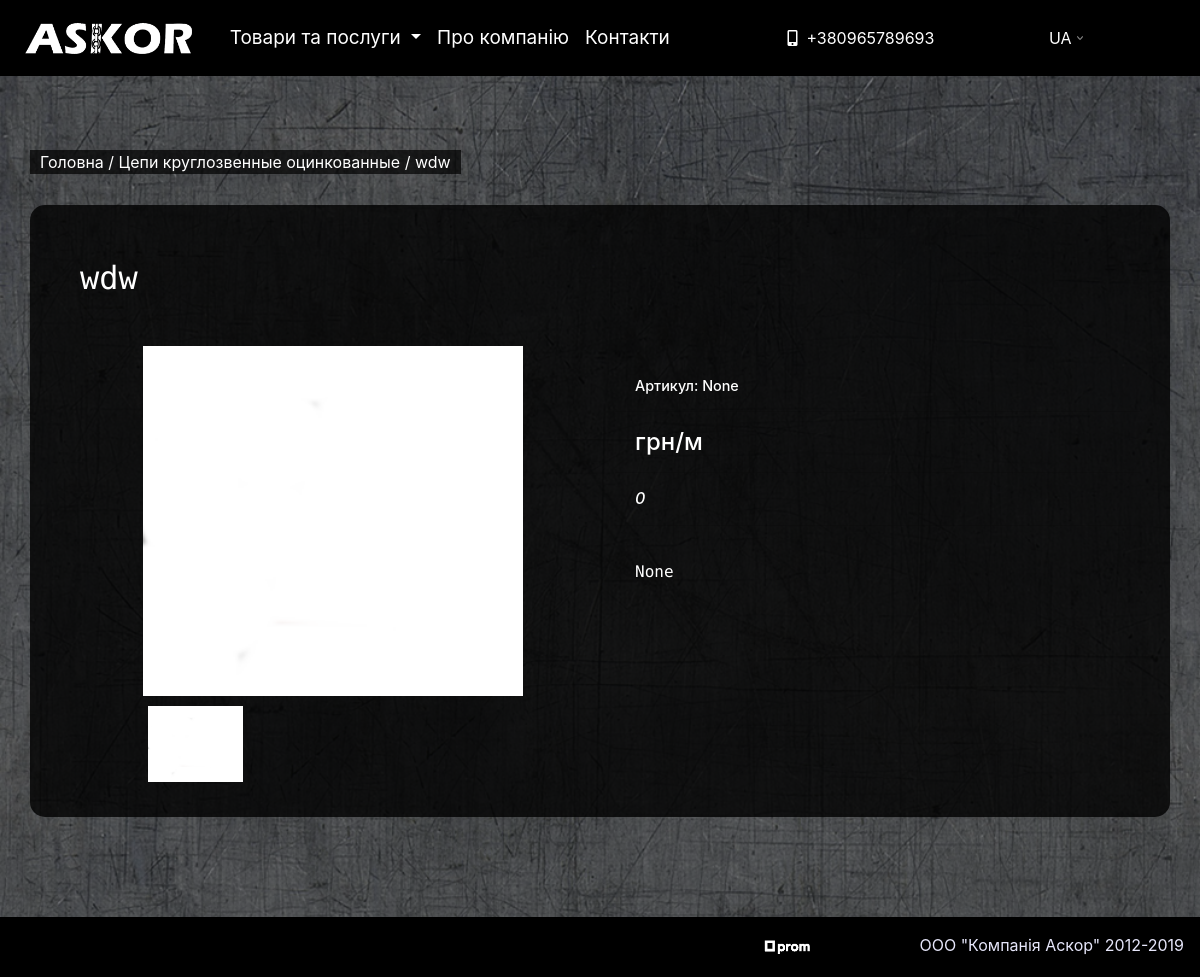
/uk/category9/product14/, run on the app's committed database.
### askor/models.py (models this page shows, shortened)
class ProductCategory(models.Model):
    name = models.CharField(max_length=64, blank=True, null=True, default=None)
    image = models.ImageField(upload_to='categories_images/')
    is_table = models.BooleanField(default=False)
    is_active = models.BooleanField(default=True)
    standart = models.CharField(max_length=50, blank=True, null=True, default=None)
    material = models.CharField(max_length=50, blank=True, null=True, default=None)
    coating = models.CharField(max_length=50, blank=True, null=True, default=None)
    application_area = models.CharField(max_length=50, blank=True, null=True, default=None)
    diameter = models.CharField(max_length=50, blank=True, null=True, default=None)
    class Meta:
         verbose_name= "Категория товара"
         verbose_name_plural = "Категории товаров"

class Product(models.Model):
    product_name = models.CharField(max_length=130, blank=True, null=True, default=None)
    articul = models.CharField(max_length=20,blank=True, null=True, default=None)
    price = models.DecimalField(max_length=10, blank=True, null=True, max_digits=10, decimal_places=2, default=0.00)
    in_stock = models.CharField(max_length=50, blank=True, null=True, default=0)
    add_info = models.CharField(max_length=50, blank=True, null=True, default=0)
    discount = models.IntegerField(default=0)
    category = models.ForeignKey(ProductCategory, on_delete=models.CASCADE)
    description = models.TextField(blank=True, null=True, default=None)
    keywords = models.TextField(blank=True, null=True, default=None)
    is_active = models.BooleanField(default=True)
    created = models.DateTimeField(auto_now_add=True, auto_now=False)
    updated = models.DateTimeField(auto_now_add=False, auto_now=True)
    clicks = models.IntegerField(default=0, null=True)
    class Meta:
         verbose_name= "Товар"
         verbose_name_plural = "Товары"

class ProductImage(models.Model):
    product = models.ForeignKey(Product, on_delete=models.CASCADE, blank=True, null=True, default=None)
    image = models.ImageField(upload_to='products_images/')
    is_active = models.BooleanField(default=True)
    is_main = models.BooleanField(default=False)
    created = models.DateTimeField(auto_now_add=True, auto_now=False)
    updated = models.DateTimeField(auto_now_add=False, auto_now=True)
    class Meta:
         verbose_name= "Фотография"
         verbose_name_plural = "Фотографии"

### askor/views.py (the view)
# urls.py: url(r'^category(?P<product_category>[0-9])/product(?P<product_id>\w+)/$', views.product, name='product'),
def product(request,  product_category, product_id):
    arr, last_category, product_categories, len_categories, len_products = check_is_cat_empty()
    product = Product.objects.get(id=product_id)
    main_prod_img = ProductImage.objects.get(is_active=True, is_main=True, product__is_active=True, product_id=product_id)
    prod_cat = ProductCategory.objects.get(id=product_category)
    product.clicks += 1
    product.save()
    return render(request, 'landing/product.html', locals())

### askor/views.py (called while the page is built)
def check_is_cat_empty():
    product_categories = ProductCategory.objects.filter(is_active=True)
    len_categories = len(product_categories)
    len_products = len(Product.objects.all())
    arr = []
    for i in Product.objects.all():
        if i.category.name not in arr:
            arr.append(i.category.name)
    try:
        last_category = arr[-1]
    except:
        last_category = 0
    return arr, last_category, product_categories, len_categories, len_products

### templates/landing/product.html (shortened to what this page needs)
{% extends 'base.html' %}
{% load static %}
{% load i18n %}
{% load currency %}
{% block content %}
    <div class="container">
     <div class="row">
     <div class="product-page-path">
         <a href="/">{% trans 'Головна' %}</a> / {% if prod_cat.is_table %}<a href="{% url 'product_table' prod_cat.id %}">{% else %}<a href="{% url 'product_catalog' prod_cat.id %}">{% endif %}{{ prod_cat.name }}</a> / <a href="#">{{ product.product_name }}</a>
     </div>
    <div class="col-lg-12 no-copy">
    </div>
<div class="container container-prod-details">
<h1 class="my-4 prod-title-detail">{{ product.product_name }}</h1>
  <div class="row">
    <div class="col-md-auto gallery">
    <div class="gal-container">
           <div class="imgBox"><img src="{{ main_prod_img.image.url }}" alt="{{ product.product_name }}"></div>
            <ul class="thumb">
                {% for image_item in product.productimage_set.all %}
                    <li><a href="{{ image_item.image.url }}" target="imgBox"><img src="{{ image_item.image.url }}" alt="{{ product.product_name }}"></a></li>
                {% endfor %}
           </ul>
    </div>
    </div>
    <div class="col-md-6 right-col">
        <h3 class="my-3 prod-price-detail articul">Артикул: {{ product.articul  }}</h3>
        <hr>
        <h3 class="my-3 prod-price-detail">{% change_currency product.price 'UAH' %} грн/м</h3>
        <hr>
      <h3 class="my-3 prod-stock-detail">{{ product.in_stock }}</h3>
        <hr>
      <h3 class="my-3 prod-descr-detail">{{ product.description|linebreaks}}</h3>
    </div>
  </div>
</div></div>
     </div>
{% include 'footer.html' %}
{% endblock %}

### static_dev/css/style.css (style rules this page uses)
html { position: relative; min-height: 100%; }
body { background-attachment: fixed; background-size: cover; min-width: 500px; height: 100%; margin-bottom: 60px; background:linear-gradient(0deg,rgba(0,0,0,0.5),rgba(0,0,0,0.5)),url("../img/metal-texture.jpg"); background-size:cover; }
.no-copy { -webkit-user-select: none; -moz-user-select: none; -ms-user-select: none; user-select: none; }
* { box-sizing: border-box; }
.container-prod-details { margin-top: 30px; margin-bottom: 100px; background: rgba(0,0,0,0.8); padding: 30px; border-radius: 15px; color: white; }
.right-col { text-align: left; margin-top: 40px; }
.prod-title-detail { font-family: 'Roboto Mono', monospace; padding-left: 20px; font-size: 200%; }
.prod-stock-detail { font-style: italic; font-size: 100%; padding-left: 20px; }
.prod-descr-detail { font-size: 100%; padding: 20px; font-family: 'Roboto Mono', monospace; }
.prod-price-detail { font-size: 150%; padding-left: 20px; }
.gallery { margin-left: auto; margin-right: auto; }
.product-page-path { padding:0px 10px 0px 10px; margin-top: 150px; background-color: rgba(0,0,0,0.7); color: white; }
.product-page-path a { text-decoration: none; color: white; }
.gal-container { width: 100%; height: 100%; }
ul.thumb { margin: 0 auto; padding: 0; float: left; width: 100%; margin-right: 5%; margin-left: 5%; }
ul.thumb li { float: left; list-style: none; margin: 5px; width: 100px; height: 76px; overflow: hidden; }
ul.thumb li img { margin-right: 5%; margin-left: 5%; width: 100%; height: 100%; }
.imgBox { margin: 5px; overflow: hidden; }
.imgBox img { margin-top: 5%; margin-right: 5%; margin-left: 5%; min-width: 400px; height: 350px }
.articul { font-size: 90%; }

### data on the page
ProductCategory: name "Цепи круглозвенные оцинкованные"
Product: product_name "wdw", articul "None", in_stock "0", description "None"
ProductImage: image (picture)
